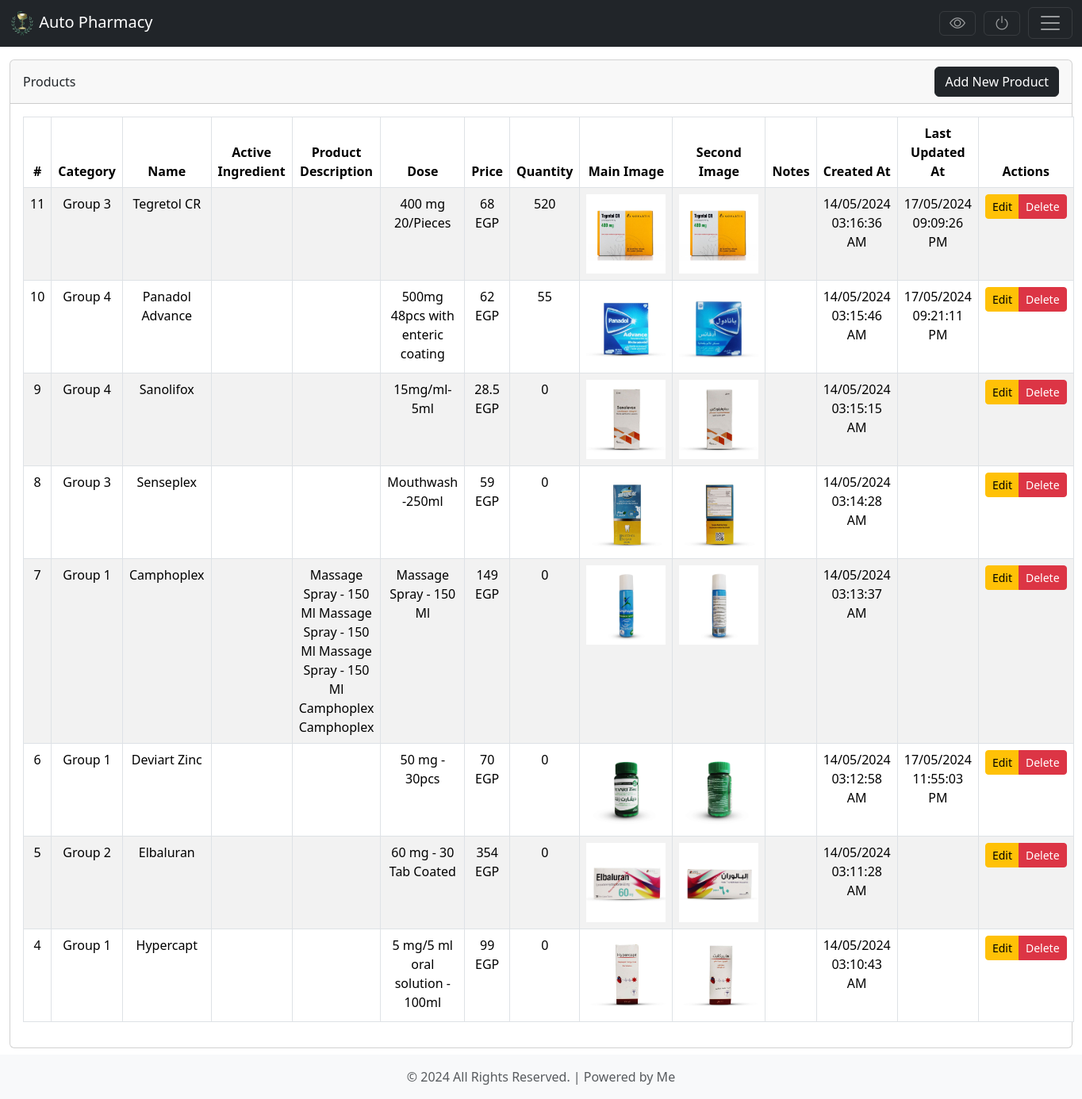
The page /admin/products/index.php (signed in) on the database its author committed.
### tables this page shows
CREATE TABLE `products` (
  `id` int(11) NOT NULL,
  `name` varchar(250) NOT NULL,
  `actv_ing` varchar(650) DEFAULT NULL,
  `p_desc` text DEFAULT NULL,
  `price` double NOT NULL,
  `dose` varchar(350) DEFAULT NULL,
  `img_path` varchar(950) DEFAULT NULL,
  `img_path_p` varchar(950) DEFAULT NULL,
  `notes` text DEFAULT NULL,
  `deleted` char(1) NOT NULL DEFAULT 'N',
  `created_at` datetime NOT NULL DEFAULT sysdate(),
  `updated_at` datetime DEFAULT NULL,
  `cat_id` int(11) NOT NULL,
  `img_name` varchar(650) DEFAULT NULL,
  `img_name_p` varchar(650) DEFAULT NULL,
  `qty` double DEFAULT NULL
);

CREATE TABLE `cats` (
  `id` int(11) NOT NULL,
  `name` varchar(350) NOT NULL,
  `notes` text DEFAULT NULL,
  `deleted` char(1) NOT NULL DEFAULT 'N',
  `created_at` datetime NOT NULL DEFAULT sysdate(),
  `updated_at` datetime DEFAULT NULL
);

### classes/Info.php (called while the page is built, shortened)
<?php
class Info
{
    public static $DB_HOSTNAME = '127.0.0.1',
        $DB_USERNAME = 'root',
        $DB_PASSWORD = '',
        $DB_NAME = 'pharmacy',
        $P_KEYS = ['s', 'd', 'i', 'b'],
        $conn = null;
    public static function open_conn()
    {
        if (empty(Info::$conn)) {
            Info::$conn = mysqli_connect(Info::$DB_HOSTNAME, Info::$DB_USERNAME, Info::$DB_PASSWORD, Info::$DB_NAME);
            Info::$conn->set_charset('utf8');
        }
    }
    public static function getQuery($sql, $params = null)
    {
        if (!empty($sql)) {
            $rslt = [];
            try {
                $stmt = mysqli_prepare(Info::$conn, $sql);
                if ($stmt->execute()) {
                    $rslt = mysqli_fetch_all($stmt->get_result(), MYSQLI_BOTH);
                }
            } catch (Exception $e) {
                echo $e;
                die();
            } finally {
                return $rslt;
            }
        }
    }
}

### admin/products/index.php (the view, shortened to what this page needs)
<?php
$data = Info::getQuery("select p.id,
                                p.name,
                                c.name cat_name,
                                p.actv_ing,
                                p.p_desc,
                                p.dose,
                                p.price,
                                if(p.qty is null or p.qty = '',0,p.qty) qty,
                                p.img_path,
                                p.img_path_p,
                                p.notes,
                                date_format(p.created_at, '%d/%m/%Y %r') as created_at,
                                date_format(p.updated_at, '%d/%m/%Y %r') as updated_at
                            from products p
                        left outer join cats c on p.cat_id = c.id and c.deleted = p.deleted
                        where p.deleted = 'N'
                        order by p.id desc");
?>
<!doctype html>
<html lang="en" class="h-100">
<head>
    <?php require_once '../pages/h-scripts.php' ?>
    <link href="https://cdn.datatables.net/2.0.7/css/dataTables.bootstrap5.css" rel="stylesheet">
    <link href="https://cdn.datatables.net/responsive/3.0.2/css/responsive.bootstrap5.css" rel="stylesheet">
</head>
<body class="d-flex flex-column h-100">
    <?php require_once '../pages/header.php' ?>
    <main class="flex-shrink-0">
        <div class="container-fluid mt-3 mb-2">
            <div class="card">
                <div class="card-header">
                    <div class="row">
                        <div class="col-xl-8 col-lg-8 col-md-8 align-self-center">
                        Products
                        </div>
                        <div class="col-xl-4 col-lg-4 col-md-4">
                            <a href="add.php" class="btn btn-dark float-end">Add New Product</a>
                        </div>
                    </div>
                </div>
                <div class="card-body">
                    <table id="tbl_data" class="table table-striped table-bordered table-hover text-center">
                        <thead>
                            <tr>
                                <th class="text-center">#</th>
                                <th class="text-center">Category</th>
                                <th class="text-center">Name</th>
                                <th class="text-center">Active Ingredient</th>
                                <th class="text-center">Product Description</th>
                                <th class="text-center">Dose</th>
                                <th class="text-center">Price</th>
                                <th class="text-center">Quantity</th>
                                <th class="text-center">Main Image</th>
                                <th class="text-center">Second Image</th>
                                <th class="text-center">Notes</th>
                                <th class="text-center">Created At</th>
                                <th class="text-center">Last Updated At</th>
                                <th class="text-center">Actions</th>
                            </tr>
                        </thead>
                        <tbody>
                            <?php
                            if (!empty($data) && is_countable($data) && count($data) > 0) {
                                foreach ($data as $row) {
                                    echo '<tr>
                                                            <td>' . $row['id'] . '</td>
                                                            <td>' . $row['cat_name'] . '</td>
                                                            <td>' . $row['name'] . '</td>
                                                            <td>' . $row['actv_ing'] . '</td>
                                                            <td>' . $row['p_desc'] . '</td>
                                                            <td>' . $row['dose'] . '</td>
                                                            <td>' . $row['price'] . ' EGP</td>
                                                            <td>' . $row['qty'] . '</td>
                                                            <td>' . (!empty($row['img_path']) ? '<img src="' . $row['img_path'] . '" width="100px" height="100px" onclick="window.open(this.src);">' : '') . '</td>
                                                            <td>' . (!empty($row['img_path_p']) ? '<img src="' . $row['img_path_p'] . '" width="100px" height="100px" onclick="window.open(this.src);">' : '') . '</td>
                                                            <td>' . $row['notes'] . '</td>
                                                            <td>' . $row['created_at'] . '</td>
                                                            <td>' . $row['updated_at'] . '</td>
                                                            <td>
                                                                <div class="btn-group" role="group">
                                                                    <button type="button" class="btn btn-sm btn-warning" onclick="window.location.href = `edit.php?id=' . $row['id'] . '`">Edit</button>
                                                                    <button type="button" class="ml-2 btn btn-sm btn-danger" onclick="delete_row(' . $row['id'] . ');">Delete</button>
                                                                </div>
                                                            </td>
                                                        </tr>';
                                }
                            }
                            ?>
                        </tbody>
                    </table>
                </div>
            </div>
        </div>
    </main>
    <?php require_once '../pages/footer.php' ?>
</body>
</html>

### admin/pages/h-scripts.php (shortened to what this page needs)
<link href="/admin/assets/dist/css/bootstrap.min.css" rel="stylesheet">
<link rel="stylesheet" href="https://cdn.jsdelivr.net/npm/bootstrap-icons@1.11.3/font/bootstrap-icons.min.css" />
<link rel="stylesheet" href="/assets/libs/sweetalert2/css/sweetalert2.css">

### admin/pages/header.php (shortened to what this page needs)
<nav class="navbar navbar-dark bg-dark" aria-label="Dark offcanvas navbar">
    <div class="container-fluid">
        <a class="navbar-brand flex-grow-1" href=""><img src="/assets/images/favicon/favicon-32x32.png" /> Auto Pharmacy</a>
        <button class="navbar-toggler flex-shrink-0" type="button" onclick="window.open(`/`);" style="margin-right: 10px;">
            <i class="bi bi-eye"></i>
        </button>
        <button class="navbar-toggler flex-shrink-0" type="button" onclick="logout();" style="margin-right: 10px;">
            <i class="bi bi-power"></i>
        </button>
        <button class="navbar-toggler flex-shrink-0" type="button" data-bs-toggle="offcanvas" data-bs-target="#offcanvasNavbarDark" aria-controls="offcanvasNavbarDark" aria-label="Toggle navigation">
            <span class="navbar-toggler-icon"></span>
        </button>
    </div>
</nav>

### admin/pages/footer.php
<footer class="footer mt-auto py-3 bg-body-tertiary">
    <div class="container text-center">
        <span class="text-body-secondary">
            &copy; <?php echo date('Y'); ?> All Rights Reserved. | Powered by Me
        </span>
    </div>
</footer>

### admin/pages/h-scripts.php (style rules this page uses)
a { text-decoration: none; }

### rows shown on the page
products: id "11", cat.name "Group 3", name "Tegretol CR", dose "400 mg 20/Pieces", price "68", qty "520", img_path (picture), img_path_p (picture), created_at "14/05/2024 03:16:36 AM", updated_at "17/05/2024 09:09:26 PM"
products: id "10", cat.name "Group 4", name "Panadol Advance", dose "500mg 48pcs with enteric coating", price "62", qty "55", img_path (picture), img_path_p (picture), created_at "14/05/2024 03:15:46 AM", updated_at "17/05/2024 09:21:11 PM"
products: id "9", cat.name "Group 4", name "Sanolifox", dose "15mg/ml-5ml", price "28.5", qty "0", img_path (picture), img_path_p (picture), created_at "14/05/2024 03:15:15 AM"
products: id "8", cat.name "Group 3", name "Senseplex", dose "Mouthwash -250ml", price "59", qty "0", img_path (picture), img_path_p (picture), created_at "14/05/2024 03:14:28 AM"
products: id "7", cat.name "Group 1", name "Camphoplex", p_desc "Massage Spray - 150 Ml Massage Spray - 150 Ml Massage Spray - 150 Ml Camphoplex Camphoplex", dose "Massage Spray - 150 Ml", price "149", qty "0", img_path (picture), img_path_p (picture), created_at "14/05/2024 03:13:37 AM"
products: id "6", cat.name "Group 1", name "Deviart Zinc", dose "50 mg - 30pcs", price "70", qty "0", img_path (picture), img_path_p (picture), created_at "14/05/2024 03:12:58 AM", updated_at "17/05/2024 11:55:03 PM"
products: id "5", cat.name "Group 2", name "Elbaluran", dose "60 mg - 30 Tab Coated", price "354", qty "0", img_path (picture), img_path_p (picture), created_at "14/05/2024 03:11:28 AM"
products: id "4", cat.name "Group 1", name "Hypercapt", dose "5 mg/5 ml oral solution - 100ml", price "99", qty "0", img_path (picture), img_path_p (picture), created_at "14/05/2024 03:10:43 AM"
